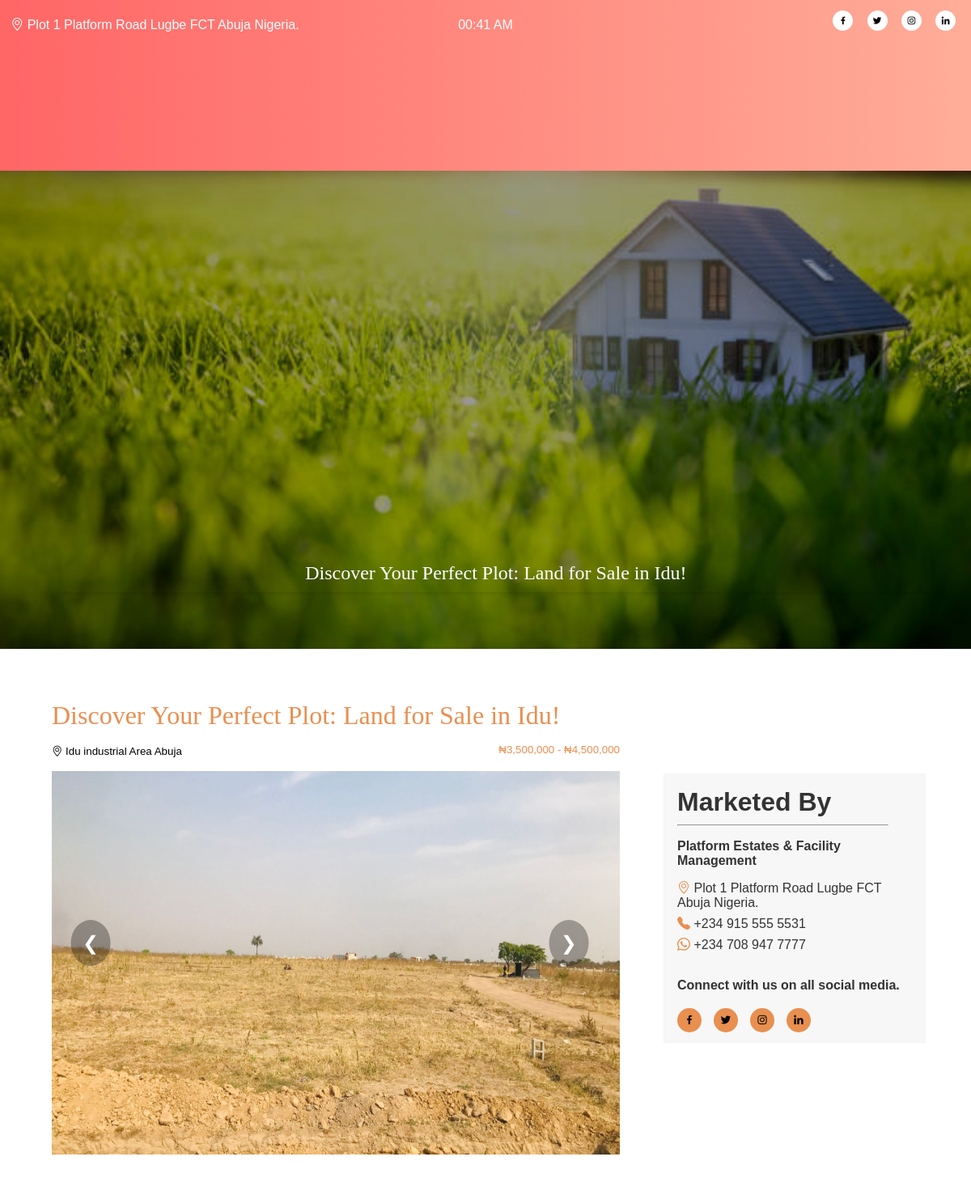
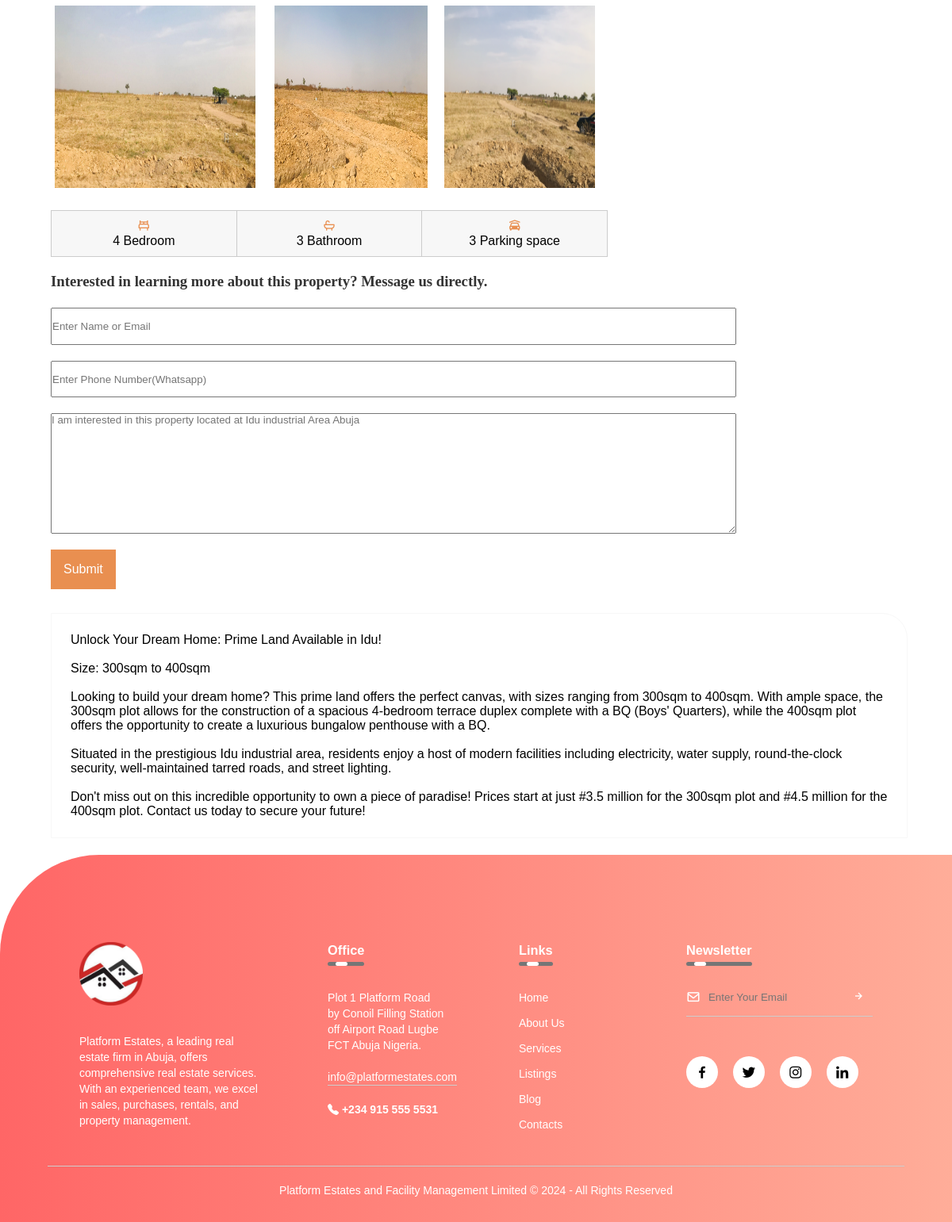
The app's page /listing/1/ with its own data (2 pictures, top to bottom).
### estates/models.py (models this page shows, shortened)
class Property(models.Model):
    title = models.CharField(max_length = 300)
    description = models.TextField()
    image = models.ImageField(upload_to = 'media/', null = True, blank = True)
    image_1 = models.ImageField(upload_to='media/', null = True, blank = True)
    image_2 = models.ImageField(upload_to='media/', null = True, blank = True)
    price = models.CharField(max_length = 300)
    location = models.CharField(max_length = 300)
    size = models.CharField(max_length = 300)
    bed = models.IntegerField(blank=False)
    toilet = models.IntegerField(blank=False)
    bathroom = models.IntegerField(blank=False)
    parking = models.IntegerField(blank=False)
    date_created = models.DateTimeField(auto_now_add = True)
    categories = models.ManyToManyField('Category', related_name = 'property')
    class Meta:
        verbose_name_plural = 'Properties'

### estates/views.py (the view)
# urls.py: path('listing/<int:pk>/', views.listing_detail, name = 'listing_detail'),
def listing_detail(request, pk):
    current_datetime = datetime.now()
    property = Property.objects.get(pk=pk)
    newsletter = NewsletterForm()
    if request.method  == 'POST':
        form = PropertyContactForm(request.POST)
        if form.is_valid():
            form.save()
            return render(request, 'pages/success.html')
    form = PropertyContactForm()
    context = {
            'property': property,
            'date': current_datetime,
            'newsletter': newsletter,
            'form': form,
    }
    return render(request, 'pages/listing_detail.html', context)

### estates/forms.py
class NewsletterForm(forms.ModelForm):
    class Meta:
        model = Newsletter
        fields = ['email']

class PropertyContactForm(forms.ModelForm):
    class Meta:
        model = PropertyContact
        fields = '__all__'

### estates/templates/pages/listing_detail.html (shortened to what this page needs)
{% load static %}
<!DOCTYPE html>
<html>
    <head>
        <link rel = 'stylesheet' href='https://unpkg.com/boxicons@2.1.4/css/boxicons.min.css'>
        <link rel = 'stylesheet' href='https://cdn.jsdelivr.net/npm/bootstrap-icons@1.11.3/font/bootstrap-icons.min.css'>
        <link rel = 'stylesheet' href ='{% static 'head_foot.css' %}'>
        <link rel = 'stylesheet' href ='{% static 'listing_detail.css' %}'>
    </head>
    <body>
        <div class = 'container'>
            <div class = 'pre_head'>
                <p> <span class = 'address'> <i class="bi bi-geo-alt"></i> Plot 1 Platform Road Lugbe FCT Abuja Nigeria.</span>
                    <span class = 'date'> {{ date|date:'H:i A' }} </span>
                    <span class = 'profile_links'>
                    <a href = 'https://www.facebook.com/profile.php?id=100089944118473'><i class='bx bxl-facebook'></i></a>
		            <a href = 'https://twitter.com/Platformestate3'><i class='bx bxl-twitter'></i></a>
		            <a href = 'https://www.instagram.com/platformestate/'><i class='bx bxl-instagram'></i></a>
		            <a href = 'https://ng.linkedin.com/in/platform-estates-bb3751263'><i class='bx bxl-linkedin'></i></a>
                    </span>
                </p>
            </div>
    <header>
	    <div class="logo">
            <a href='/'><img src="{% static 'platform_logo (2).png' %}" alt="Platform Logo" class = 'logo'></a>
        </div>
	    <nav>
		    <ul>
			    <li><a href = '/' class = 'active'> Home </a></li>
			    <li><a href = '{% url 'about_us' %}'> About Us </a></li>
			    <li><a href = '{% url 'services' %}'> Services </a></li>
			    <li><a href = '{% url 'listings' %}'> Listings </a></li>
                <li><a href = '#'> Blog </a></li>
			    <li><a href = '{% url 'contact' %}'> Contacts </a></li>
		    </ul>
	    </nav>
        <div class = 'quote'><p> {{ property.title }} </p></div>
    </header>
    <div class = 'property'>
        <div class = 'title'>
            <h3> {{property.title}} </h3>
            <p class = 'price'><small> <i class="bi bi-geo-alt"></i> {{property.location}} <span>{{property.price}}</span> </small></p>
        </div>
        <div>
            <div class = 'img_heading'>
                <div class = 'slides'>
                    <div class = 'slide'><img src='{{property.image.url}}'/> </div>
                </div>
                <div class="arrow" id="prev"> &#10094; </div>
                <div class="arrow" id="next"> &#10095; </div>
            </div>
            <div class = 'sub_img'>
                <div> <img src='{{property.image.url}}' alt='land'/> </div>
                <div> <img src='{{property.image_1.url}}' alt='land'/> </div>
                <div> <img src='{{property.image_2.url}}' alt='land'/> </div>
            </div>
            <div class = 'table'>
                <table>
                    <tbody>
                        <tr>
                            <td><i class='bx bx-bed'></i> <br/> {{ property.bed }} Bedroom </td>
                            <td><i class='bx bx-bath'></i> <br/> {{ property.bathroom }} Bathroom </td>
                            <td><i class='bx bxs-car-garage' ></i> <br/> {{ property.parking }} Parking space </td>
                        </tr>
                    </tbody>
                </table>
            </div>
            <div class = 'contact'>
                <h3> Interested in learning more about this property? Message us directly.   </h3>
                <form action="" method="post">
                    <tr>
                        <td>
                            <input type = 'text' name='name' maxlength='254' required id='id_name' placeholder = 'Enter Name or Email'>
                        </td>
                    </tr>
                    <tr>
                        <td>
                            <input type = 'text' name='phone' maxlength='254' required id='id_phone' placeholder = 'Enter Phone Number(Whatsapp)'>
                        </td>
                    </tr>
                    <tr>
                        <td>
                            <textarea name="message" cols="40" rows="10" required id="id_message" placeholder = 'I am interested in this property located at {{ property.location }}'></textarea>
                        </td>
                    </tr>
                    <div class ='btn'><input type="submit" value="Submit"></div>
                </form>
            </div>
            <div class = 'description'>
                <div> {{ property.description | safe }} </div>
            </div>
            <div class = 'address'>
                <div class = 'address_info'>
                    <h5> Marketed By </h5>
                    <hr/>
                    <h6> Platform Estates & Facility Management </h6>
                    <p> <i class="bi bi-geo-alt"></i> Plot 1 Platform Road Lugbe FCT Abuja Nigeria. </p>
                    <p> <i class = "bi bi-telephone-fill"></i> +234 915 555 5531 </p>
                    <p> <i class="bi bi-whatsapp"></i> +234 708 947 7777</p>
                </div>
                <div class = 'social_media'>
                    <h4> Connect with us on all social media. </h4>
                    <div class = 'icons'>
                        <a href = 'https://www.facebook.com/profile.php?id=100089944118473'><i class='bx bxl-facebook'></i></a>
		                <a href = 'https://twitter.com/Platformestate3'><i class='bx bxl-twitter'></i></a>
		                <a href = 'https://www.instagram.com/platformestate/'><i class='bx bxl-instagram'></i></a>
		                <a href = 'https://ng.linkedin.com/in/platform-estates-bb3751263'><i class='bx bxl-linkedin'></i></a>
                    </div>
                </div>
            </div>
        </div>
    </div>
    <footer>
        <div class = 'row'>
            <div class = 'col'>
		    <img src = '{% static 'platform_logo.PNG' %}' alt = 'Logo' class = 'logo'>
                <p> Platform Estates, a leading real estate firm in Abuja, offers comprehensive real estate services. With an experienced team, we excel in sales, purchases, rentals, and property management.</p>
            </div>
            <div class = 'col'>
                <h3> Office <div class = 'underline'><span></span></div></h3>
                <p> Plot 1 Platform Road </p>
                <p> by Conoil Filling Station off Airport Road Lugbe  </p>
                <p> FCT Abuja Nigeria. </p>
                <p class = 'email_id'> info@platformestates.com </p>
                <h4><i class = "bi bi-telephone-fill"></i> +234 915 555 5531 </h4>
            </div>
            <div class = 'col'>
                <h3> Links <div class = 'underline'><span></span></div></h3>
                <ul>
                    <li><a href = '/'> Home </a></li>
                    <li><a href = '{% url 'about_us' %}'> About Us </a></li>
                    <li><a href = '{% url 'services' %}'> Services </a></li>
                    <li><a href = '{% url 'listings' %}'> Listings </a></li>
                    <li><a href = '#'> Blog </a></li>
                    <li><a href = '{% url 'contact' %}'> Contacts </a></li>
                </ul>
            </div>
            <div class = 'col'>
                <h3> Newsletter <div class = 'underline'><span></span></div></h3>
                <form action="" method="post">
                    <i class='bx bx-envelope'></i>
                    <input type='email' name='email' maxlength='254' required id='id_email' placeholder = 'Enter Your Email'>
                    <button type = 'submit'> <i class='bx bx-right-arrow-alt'></i> </button>
                </form>
                <div class = 'social_icons'>
                    <a href = 'https://www.facebook.com/profile.php?id=100089944118473'><i class='bx bxl-facebook'></i></a>
		            <a href = 'https://twitter.com/Platformestate3'><i class='bx bxl-twitter'></i></a>
		            <a href = 'https://www.instagram.com/platformestate/'><i class='bx bxl-instagram'></i></a>
		            <a href = 'https://ng.linkedin.com/in/platform-estates-bb3751263'><i class='bx bxl-linkedin'></i></a>
                </div>
            </div>
        </div>
        <hr/>
        <p class = 'copyright'> Platform Estates and Facility Management Limited &copy; {{ date|date:'Y' }} - All Rights Reserved </p>
    </footer>
</body>
</html>

### StaticFiles/head_foot.css (style rules this page uses)
* { margin: 0; padding: 0; box-sizing: border-box; font-family: 'poppins', sans-serif; }
.pre_head { position: absolute; top: 0; left: 0; height: 7%; width: 100%; z-index: 2; background: linear-gradient(to right,#ff6666, #ffad99); color: #fff; font-size: 1em; font-family: 'Montserrat', sans-serif; }
.pre_head p { padding-top: 1.1%; text-align: center; position: relative; }
.pre_head .address { position: absolute; left: 0; padding-left: 0.5%; padding-top: 0.7%; transform: translateX(2%) }
.pre_head .date { display: inline-block; padding-top: 0.7%; }
.pre_head .profile_links { position: absolute; right: 0; padding-right: 0.5%; }
.profile_links i { width: 25px; height: 25px; border-radius: 50%; text-align: center; line-height: 25px; font-size: .8em; color: #000; background: #fff; margin-right: 1em; cursor: pointer; }
header { height: 100vh; position: relative; width: 100%; }
header::before { content: ''; position: absolute; top: 0; left: 0; width: 100%; height: 100vh; background-color: rgba(0, 0, 0, 0.4); }
header .logo { width: 40%; max-width: 50%; position: absolute; top: 2.8em; left: 2%; height: auto; cursor: pointer; }
nav { background: transparent; width: 100%; position: absolute; top: 12%; }
nav ul li { display: inline-block; line-height: 5em; margin: 0 0.3em; }
nav ul { float: right; margin-right: 3.3em; }
nav ul li a { color: #fff; text-decoration: none; font-weight: bold; font-size: 1.25em; padding: 0.6em 1em; border: 3px solid transparent; transition: .2s; cursor: pointer; }
nav ul li a:hover, nav ul li a.active { border-bottom-color: #FFAD99; }
header .quote { position: absolute; bottom: 4.4em; right: 3.1em; padding: 0.6em; background: transparent; box-shadow: 0 0.125em 0.25em rgba(0, 0, 0, 0.1); color: #fff; text-align: center; }
header .quote p { font-size: 2vw; font-family: 'Tangerine', serif; width: 44em; }
footer { width: 100%; position: static; bottom: 0; background: linear-gradient(to right,#ff6666, #ffad99); color: #fff; padding: 100px 0 30px; border-top-left-radius: 125px; font-size: 14px; line-height: 20px; margin-top: 1.5em; }
footer .row { width: 85%; margin: auto; display: flex; flex-wrap: wrap; align-items: flex-start; justify-content: space-between; }
footer .logo { width: 80px; margin-bottom: 30px; }
footer .col { flex-basis: 25%; padding: 10px; }
footer .col:nth-child(2), footer .col:nth-child(3) { flex-basis: 15%; }
.col h3 { width: fit-content; margin-bottom: 40px; position: relative; }
.col .email_id { width: fit-content; border-bottom: 1px solid #ccc; margin: 20px 0; }
footer ul li { list-style: none; margin-bottom: 12px; }
footer ul a { text-decoration: none; color: #fff; cursor: pointer; }
footer form { padding-bottom: 15px; display: flex; align-items: center; justify-content: space-between; border-bottom: 1px solid #ccc; margin-bottom: 50px; }
footer form i { font-size: 18px; margin-right: 10px; }
footer form input { width: 100%; background: transparent; color: #ccc; border: 0; outline: none; }
footer form button { background: transparent; border: 0; outline: none; cursor: pointer; }
footer form button .bx-right-arrow-alt { font-size: 16px; color: #fff; }
footer .social_icons i { width: 40px; height: 40px; border-radius: 50%; text-align: center; line-height: 40px; font-size: 20px; color: #000; background: #fff; margin-right: 15px; cursor: pointer; }
footer hr { width: 90%; border: 0; border-bottom: 1px solid #ccc; margin: 20px auto; }
footer .copyright { text-align: center; }
footer .underline { width: 100%; height: 5px; background: #767676; border-radius: 3px; position: absolute; top: 25px; left: 0; overflow: hidden; }
footer .underline span { width: 15px; height: 100%; background: #fff; border-radius: 3px; position: absolute; top: 0; left: 10px; animation: moving 2s linear infinite; }

### records on screen
Property: title "Discover Your Perfect Plot: Land for Sale in Idu!", location "Idu industrial Area Abuja", price "₦3,500,000 - ₦4,500,000", image (picture), image_1 (picture), image_2 (picture), bed "4", bathroom "3", parking "3", message "I am interested in this property located at Idu industrial Area Abuja", description "Unlock Your Dream Home: Prime Land Available in Idu! Size: 300sqm to 400sqm Looking to build your dream home? This prime land offers the perfect canvas, with sizes ranging from 300sqm to 400sqm. With ample space, the 300sqm plot allows for the construction of a spacious 4-bedroom terrace duplex complete with a BQ (Boys' Quarters), while the 400sqm plot offers the opportunity to create a luxurious bungalow penthouse with a BQ. Situated in the prestigious Idu industrial area, residents enjoy a host of modern facilities including electricity, water supply, round-the-clock security, well-maintained tarred roads, and street lighting. Don't miss out on this incredible opportunity to own a piece…"

### other values on screen
{{ date|date:'H:i A' }} "00:41 AM"
{{ date|date:'Y' }} "2024"
